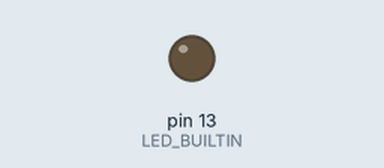
Bench run of a sketch on a simulated Arduino Uno, built with avr-gcc and run on an emulated ATmega328P. Parts: output pins drawn as LEDs (lit = HIGH).

Above: at 1.0 s.
At 21.5 s:
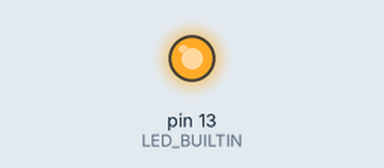
Timing chart, 0 to 31.6 s (numbered marks = the images above):
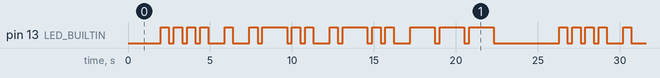

Measured:
- by itself, pin 13 (LED_BUILTIN): moves between LOW and HIGH, repeating every 24.3 s
- by itself, everything shown: repeats every 24.3 s, in 32 steps

The sketch:

Puzzle_02.ino
```cpp
//Use the Circuitboard LEDs to communicate message in morse code

// Global Variables are defined here
int longBlink = 1500;
int shortBlink = 500;
int timeBetweenBlinks = 300;
int spaceBetweenLetters = 1000;

// the setup function runs once when you press reset or power the board
void setup() {
  // initialize digital pin LED_BUILTIN as an output.
  pinMode(LED_BUILTIN, OUTPUT);
}

// the loop function runs over and over again forever
void loop() {
  delay(2000);                      // pause before start of code?
  //1st dot for H; H = ....
  digitalWrite(LED_BUILTIN, HIGH);  // turn the LED on (HIGH is the voltage level)
  delay(shortBlink);                      // time on for dots
  digitalWrite(LED_BUILTIN, LOW);   // turn the LED off by making the voltage LOW
  delay(timeBetweenBlinks);               // time light off in between blinks
  //2nd dot for H
  digitalWrite(LED_BUILTIN, HIGH);
  delay(shortBlink);
  digitalWrite(LED_BUILTIN, LOW);
  delay(timeBetweenBlinks);
  //3rd dot for H
  digitalWrite(LED_BUILTIN, HIGH);
  delay(shortBlink);
  digitalWrite(LED_BUILTIN, LOW);
  delay(timeBetweenBlinks);
  //4th dot for H
  digitalWrite(LED_BUILTIN, HIGH);
  delay(shortBlink);
  digitalWrite(LED_BUILTIN, LOW);
  delay(spaceBetweenLetters);       // space between letters

  //dot for E; E = .
  digitalWrite(LED_BUILTIN, HIGH);
  delay(shortBlink);
  digitalWrite(LED_BUILTIN, LOW);
  delay(spaceBetweenLetters);

  //1st dot for L1; L = .-..
  digitalWrite(LED_BUILTIN, HIGH);
  delay(shortBlink);
  digitalWrite(LED_BUILTIN, LOW);
  delay(timeBetweenBlinks);
  //dash for L1
  digitalWrite(LED_BUILTIN, HIGH);
  delay(longBlink);                      // time on for dashes
  digitalWrite(LED_BUILTIN, LOW);
  delay(timeBetweenBlinks);
  //2nd dot for L1
  digitalWrite(LED_BUILTIN, HIGH);
  delay(shortBlink);
  digitalWrite(LED_BUILTIN, LOW);
  delay(timeBetweenBlinks);
  //3rd dot for L1
  digitalWrite(LED_BUILTIN, HIGH);
  delay(shortBlink);
  digitalWrite(LED_BUILTIN, LOW);
  delay(spaceBetweenLetters);

  //dot for L2
  digitalWrite(LED_BUILTIN, HIGH);
  delay(shortBlink);
  digitalWrite(LED_BUILTIN, LOW);
  delay(timeBetweenBlinks);
  //dash for L2
  digitalWrite(LED_BUILTIN, HIGH);
  delay(longBlink);
  digitalWrite(LED_BUILTIN, LOW);
  delay(timeBetweenBlinks);
  //2nd dot for L2
  digitalWrite(LED_BUILTIN, HIGH);
  delay(shortBlink);
  digitalWrite(LED_BUILTIN, LOW);
  delay(timeBetweenBlinks);
  //3rd dot for L2
  digitalWrite(LED_BUILTIN, HIGH);
  delay(shortBlink);
  digitalWrite(LED_BUILTIN, LOW);
  delay(spaceBetweenLetters);

  //1st dash for O; O = ---
  digitalWrite(LED_BUILTIN, HIGH);
  delay(longBlink);
  digitalWrite(LED_BUILTIN, LOW);
  delay(timeBetweenBlinks);
  //2nd dash for O
  digitalWrite(LED_BUILTIN, HIGH);
  delay(longBlink);
  digitalWrite(LED_BUILTIN, LOW);
  delay(timeBetweenBlinks);
  //3rd dash for O
  digitalWrite(LED_BUILTIN, HIGH);
  delay(longBlink);
  digitalWrite(LED_BUILTIN, LOW);

  // end code with delay(2seconds = 2000 in Arduino);
  delay(2000);

}
```
